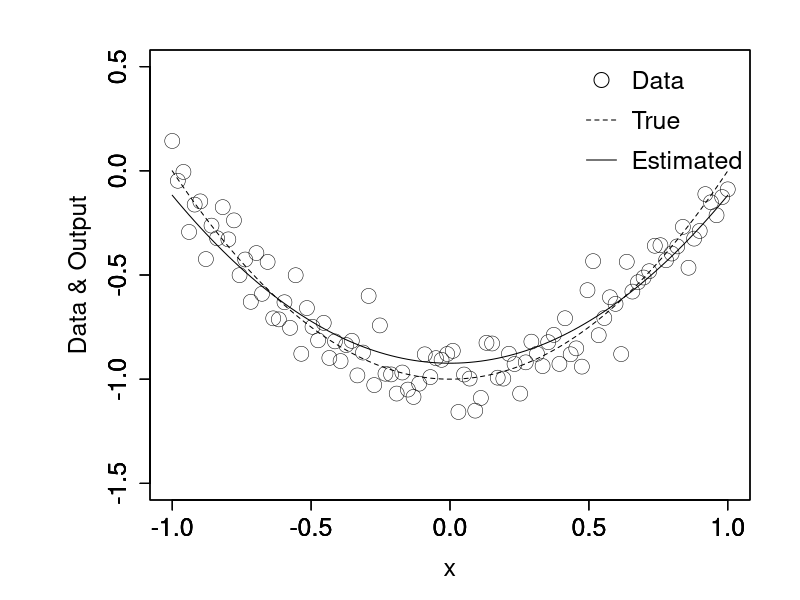

This chart was generated by the following R code:
# Soft-Thresholding 関数
st <- function(x, t) {
  return(sign(x) * pmax(abs(x) - t, 0))
}
# 座標降下法
lrcd <- function(X, y, tmax, lambda, alpha) {
  mmax <- ncol(X)
  coef <- numeric(mmax)
  for (t in 1:tmax) {
    for (j in 1:mmax) {
      ytj <- X[, -j] %*% coef[-j]
      gammaj <- mean(X[, j]^2) + lambda*(1 - alpha)
      xij <- mean(X[, j]*(y - ytj))
      coef[j] <- st(xij, lambda * alpha) / gammaj
    }
  }
  return(coef)
}
# 多項式回帰に対する座標降下法の数値例
# サンプルの生成
set.seed(2017)
n <- 100; mmax <- 8; sigma <- 0.1
x <- 2*(0:(n - 1)) / (n - 1) - 1
X <- NULL
for (m in 1:mmax) X <- cbind(X, x^m)
X <- cbind(rep(1, n), X)
tf <- x^2 - 1
y <- tf + rnorm(n, 0, sigma)
# 座標降下法によるパラメータ推定
coef <- lrcd(X, y, 100, 0.01, 1)
fhat <- X %*% coef
# サンプル，真の回帰式の出力および推定された出力の描画
par(omi = c(0, 0, 0, 0))
par(mai = c(1.0, 1.5, 0.5, 0.5))
par(ps = 18)
xlim <- c(-1, 1)
ylim <- c(-1.5, 0.5)
plot(x, fhat, type = "l", lty = "solid", xlim = xlim, ylim = ylim, xlab = "x", ylab = "Data & Output", main = "")
par(new = T)
plot(x, tf, type = "l", lty = "dashed", xlim = xlim, ylim = ylim, xlab = "", ylab = "", main = "")
par(new = T)
plot(x, y, type = "p", pch = 1, lwd = 0.5, cex = 2, xlim = xlim, ylim = ylim, xlab = "", ylab = "", ann = F)
labels <- c("Data", "True", "Estimated")
pchs <- c(1, -1, -1)
ltys <- c(0, 2, 1)
legend("topright",  legend  =  labels,  pch = pchs, lty = ltys,  bty = "n", y.intersp = 2.0, pt.cex = 2)
